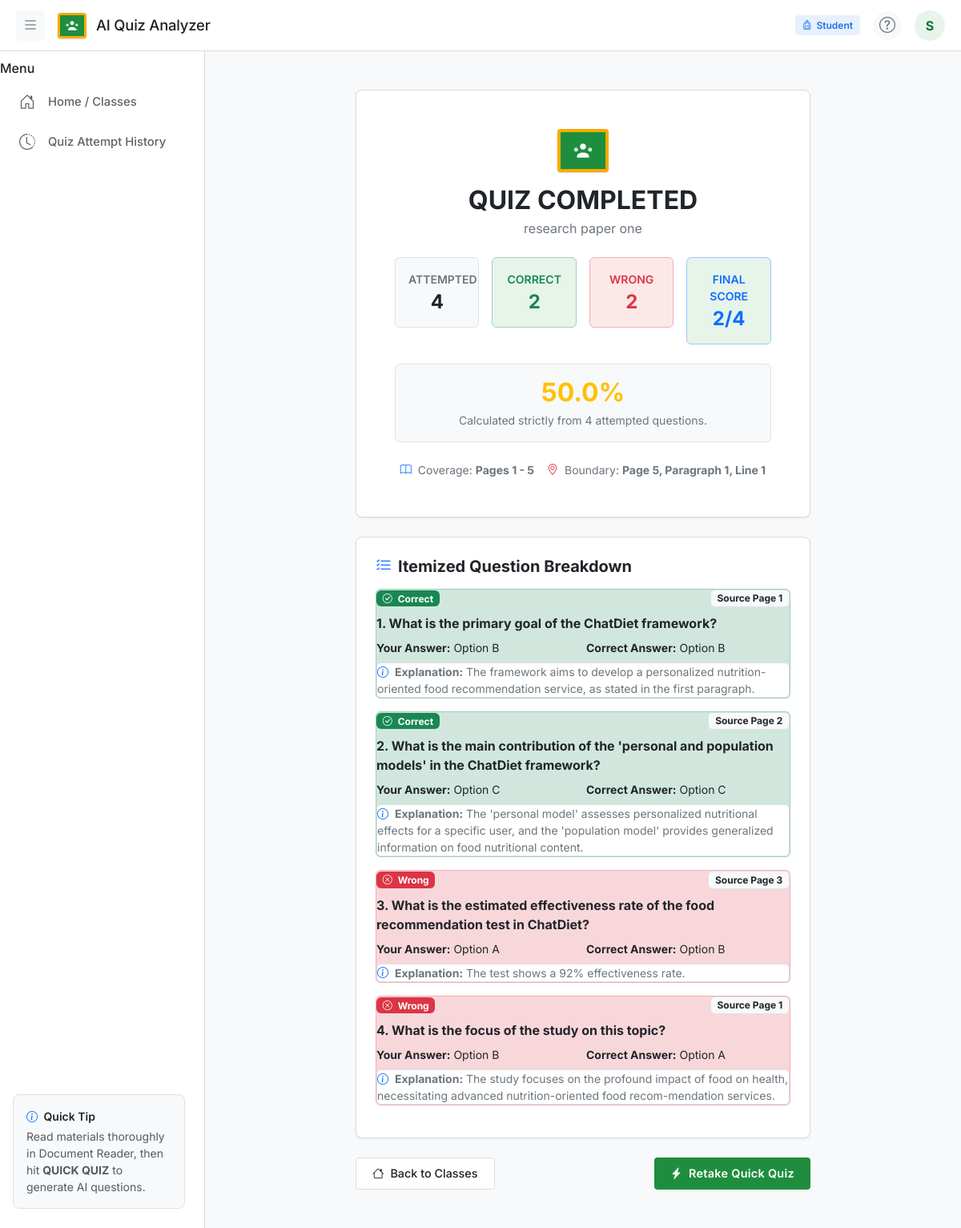
/quiz/attempt/30/result/ (signed in), run on the app's committed database.
### quiz_app/models.py (models this page shows, shortened)
class User(AbstractUser):
    ROLE_CHOICES = (
        ('TEACHER', 'Teacher'),
        ('STUDENT', 'Student'),
    )
    role = models.CharField(max_length=10, choices=ROLE_CHOICES, default='STUDENT')
    @property
    def is_teacher(self):
        return self.role == 'TEACHER'
    @property
    def is_student(self):
        return self.role == 'STUDENT'

class QuizAttempt(models.Model):
    STATUS_CHOICES = (
        ('IN_PROGRESS', 'In Progress'),
        ('COMPLETED', 'Completed'),
    )
    student = models.ForeignKey(User, on_delete=models.CASCADE, related_name='quiz_attempts')
    document = models.ForeignKey(Document, on_delete=models.CASCADE, related_name='quiz_attempts')
    confirmed_page = models.IntegerField()
    confirmed_paragraph = models.IntegerField(default=1)
    confirmed_line = models.IntegerField(default=1)
    started_at = models.DateTimeField(auto_now_add=True)
    completed_at = models.DateTimeField(null=True, blank=True)
    questions_attempted = models.IntegerField(default=0)
    correct_answers = models.IntegerField(default=0)
    wrong_answers = models.IntegerField(default=0)
    score = models.CharField(max_length=20, default='0/0')
    percentage = models.FloatField(default=0.0)
    status = models.CharField(max_length=20, choices=STATUS_CHOICES, default='IN_PROGRESS')
    class Meta:
        ordering = ['-started_at']

class Document(models.Model):
    FILE_TYPE_CHOICES = (
        ('PDF', 'PDF Document'),
        ('PPT', 'PPT Presentation'),
        ('PPTX', 'PPTX Presentation'),
    )
    STATUS_CHOICES = (
        ('PENDING', 'Pending Processing'),
        ('PROCESSING', 'Processing'),
        ('COMPLETED', 'AI Analysis Completed'),
        ('FAILED', 'Processing Failed'),
    )
    classroom = models.ForeignKey(ClassRoom, on_delete=models.CASCADE, related_name='documents')
    title = models.CharField(max_length=255)
    file = models.FileField(upload_to='documents/', null=True, blank=True)
    file_type = models.CharField(max_length=10, choices=FILE_TYPE_CHOICES, default='PDF')
    total_pages = models.IntegerField(default=0)
    upload_date = models.DateTimeField(auto_now_add=True)
    processing_status = models.CharField(max_length=20, choices=STATUS_CHOICES, default='PENDING')

class QuizQuestion(models.Model):
    quiz_attempt = models.ForeignKey(QuizAttempt, on_delete=models.CASCADE, related_name='questions')
    question_text = models.TextField()
    option_a = models.TextField()
    option_b = models.TextField()
    option_c = models.TextField()
    option_d = models.TextField()
    correct_answer = models.CharField(max_length=1)  # A, B, C, D
    student_answer = models.CharField(max_length=1, null=True, blank=True)
    source_page = models.IntegerField()
    explanation = models.TextField()
    is_image_based = models.BooleanField(default=False)
    created_at = models.DateTimeField(auto_now_add=True)
    def is_correct(self):
        return self.student_answer == self.correct_answer

### quiz_app/views.py (the view)
# urls.py: path('quiz/attempt/<int:attempt_id>/result/', views.quiz_result, name='quiz_result'),
@login_required
def quiz_result(request, attempt_id):
    if request.user.is_teacher:
        return redirect('teacher_reports')
    attempt = get_object_or_404(QuizAttempt, id=attempt_id, student=request.user)
    questions = attempt.questions.filter(student_answer__isnull=False)
    context = {
        'attempt': attempt,
        'questions': questions,
    }
    return render(request, 'quiz/quiz_result.html', context)

### templates/quiz/quiz_result.html (shortened to what this page needs)
{% extends 'base.html' %}
{% block content %}
<div class="py-3">
    <div class="row justify-content-center">
        <div class="col-lg-8">
            <div class="gc-card p-4 p-md-5 text-center mb-4">
                <div class="gc-chalkboard-logo mx-auto mb-3" style="width: 64px; height: 54px; border-width: 4px;">
                </div>
                <h2 class="fw-bold text-dark mb-1">QUIZ COMPLETED</h2>
                <p class="text-secondary mb-4">{{ attempt.document.title }}</p>
                <div class="row g-3 mb-4">
                    <div class="col-6 col-md-3">
                        <div class="p-3 bg-light rounded border">
                            <span class="small text-secondary text-uppercase fw-semibold d-block mb-1">Attempted</span>
                            <h4 class="fw-bold text-dark mb-0">{{ attempt.questions_attempted }}</h4>
                        </div>
                    </div>
                    <div class="col-6 col-md-3">
                        <div class="p-3 rounded border border-success-subtle" style="background: var(--gc-success-light);">
                            <span class="small text-success text-uppercase fw-semibold d-block mb-1">Correct</span>
                            <h4 class="fw-bold text-success mb-0">{{ attempt.correct_answers }}</h4>
                        </div>
                    </div>
                    <div class="col-6 col-md-3">
                        <div class="p-3 rounded border border-danger-subtle" style="background: var(--gc-red-light);">
                            <span class="small text-danger text-uppercase fw-semibold d-block mb-1">Wrong</span>
                            <h4 class="fw-bold text-danger mb-0">{{ attempt.wrong_answers }}</h4>
                        </div>
                    </div>
                    <div class="col-6 col-md-3">
                        <div class="p-3 rounded border border-primary-subtle" style="background: var(--gc-primary-light);">
                            <span class="small text-primary text-uppercase fw-semibold d-block mb-1">Final Score</span>
                            <h4 class="fw-bold text-primary mb-0">{{ attempt.score }}</h4>
                        </div>
                    </div>
                </div>
                <div class="p-3 rounded mb-4 border" style="background: var(--gc-bg);">
                    <h2 class="fw-bold mb-1 {% if attempt.percentage >= 75 %}text-success{% elif attempt.percentage >= 50 %}text-warning{% else %}text-danger{% endif %}">
                        {{ attempt.percentage }}%
                    </h2>
                    <p class="small text-secondary mb-0">Calculated strictly from {{ attempt.questions_attempted }} attempted questions.</p>
                </div>
                <div class="d-flex justify-content-center gap-3 flex-wrap text-secondary small">
                    <span><i class="bi bi-book text-primary me-1"></i> Coverage: <strong>Pages 1 - {{ attempt.confirmed_page }}</strong></span>
                    <span><i class="bi bi-geo-alt text-danger me-1"></i> Boundary: <strong>Page {{ attempt.confirmed_page }}, Paragraph {{ attempt.confirmed_paragraph }}, Line {{ attempt.confirmed_line }}</strong></span>
                </div>
            </div>
            <div class="gc-card p-4 mb-4">
                <h5 class="fw-bold text-dark mb-3"><i class="bi bi-list-check text-primary me-2"></i>Itemized Question Breakdown</h5>
                {% for q in questions %}
                    <div class="p-3.5 mb-3 rounded border {% if q.is_correct %}border-success-subtle bg-success-subtle{% else %}border-danger-subtle bg-danger-subtle{% endif %}" style="--bs-bg-opacity: 0.15;">
                        <div class="d-flex justify-content-between align-items-center mb-2">
                            <span class="badge {% if q.is_correct %}bg-success{% else %}bg-danger{% endif %} px-2.5 py-1">
                                {% if q.is_correct %}<i class="bi bi-check-circle me-1"></i> Correct{% else %}<i class="bi bi-x-circle me-1"></i> Wrong{% endif %}
                            </span>
                            <span class="badge bg-light text-dark border small">Source Page {{ q.source_page }}</span>
                        </div>
                        <h6 class="fw-bold text-dark mb-2" style="line-height: 1.5;">{{ forloop.counter }}. {{ q.question_text }}</h6>
                        <div class="row g-2 mb-2 small text-dark">
                            <div class="col-md-6">
                                <strong>Your Answer:</strong> Option {{ q.student_answer }}
                            </div>
                            <div class="col-md-6">
                                <strong>Correct Answer:</strong> Option {{ q.correct_answer }}
                            </div>
                        </div>
                        <div class="p-2.5 bg-white rounded border small text-secondary">
                            <i class="bi bi-info-circle text-primary me-1"></i> <strong>Explanation:</strong> {{ q.explanation }}
                        </div>
                    </div>
                {% empty %}
                    <p class="text-secondary small mb-0">No questions attempted in this quiz session.</p>
                {% endfor %}
            </div>
            <div class="d-flex justify-content-between">
                <a href="{% url 'student_dashboard' %}" class="btn-gc-secondary">
                    <i class="bi bi-house"></i> Back to Classes
                </a>
                <a href="{% url 'confirm_progress' attempt.document.id %}" class="btn-quick-quiz">
                    <i class="bi bi-lightning-charge-fill"></i> Retake Quick Quiz
                </a>
            </div>
        </div>
    </div>
</div>
{% endblock %}

### templates/components/topbar.html (shortened to what this page needs)
<header class="gc-header">
    <div class="d-flex align-items-center gap-3">
        {% if user.is_authenticated %}
        <button class="btn btn-light btn-sm border-0 text-secondary fs-5 p-1 px-2" type="button" onclick="toggleSidebar()" aria-label="Toggle Navigation">
            <i class="bi bi-list"></i>
        </button>
        {% endif %}
        <a class="gc-brand" href="{% url 'dashboard' %}">
            <div class="gc-chalkboard-logo">
            </div>
            <span class="gc-brand-title">AI Quiz Analyzer</span>
        </a>
    </div>
    {% if user.is_authenticated %}
    <div class="d-flex align-items-center gap-3">
        <span class="badge-gc-role {% if user.is_teacher %}badge-gc-teacher{% else %}badge-gc-student{% endif %} d-none d-md-inline-flex">
            <i class="bi {% if user.is_teacher %}bi-person-badge{% else %}bi-backpack{% endif %}"></i>
            {{ user.get_role_display }}
        </span>
        <button class="btn btn-light rounded-circle text-secondary p-1 d-none d-sm-flex align-items-center justify-content-center" style="width: 36px; height: 36px;" title="Help & Info" data-bs-toggle="modal" data-bs-target="#helpModal">
            <i class="bi bi-question-circle fs-5"></i>
        </button>
        <div class="dropdown">
            <button class="btn btn-light border-0 p-1 rounded-circle d-flex align-items-center justify-content-center" type="button" id="userMenuDropdown" data-bs-toggle="dropdown" aria-expanded="false" style="width: 38px; height: 38px; background: var(--gc-primary-light); color: var(--gc-primary-dark);">
                <span class="fw-bold fs-6">{{ user.username|first|upper }}</span>
            </button>
        </div>
    </div>
    {% endif %}
</header>

### static/css/classroom.css (style rules this page uses)
:root { --gc-primary: #1E8E3E; --gc-primary-hover: #137333; --gc-primary-light: #E6F4EA; --gc-primary-dark: #137333; --gc-bg: #F8F9FA; --gc-surface: #FFFFFF; --gc-surface-secondary: #F1F3F4; --gc-text-main: #202124; --gc-text-secondary: #5F6368; --gc-text-disabled: #9AA0A6; --gc-border: #DADCE0; --gc-border-light: #F1F3F4; --gc-blue: #1A73E8; --gc-blue-light: #E8F0FE; --gc-red: #D93025; --gc-red-light: #FCE8E6; --gc-yellow: #F9AB00; --gc-yellow-light: #FEF7E0; --gc-success: #188038; --gc-success-light: #E6F4EA; --gc-radius-sm: 4px; --gc-radius-md: 8px; --gc-radius-lg: 12px; --gc-shadow-sm: 0 1px 2px 0 rgba(60,64,67,0.15), 0 1px 3px 1px rgba(60,64,67,0.08); --gc-shadow-md: 0 1px 3px 0 rgba(60,64,67,0.2), 0 4px 8px 3px rgba(60,64,67,0.1); --gc-header-height: 64px; --gc-sidebar-width: 256px; }
body { font-family: 'Inter', -apple-system, BlinkMacSystemFont, Arial, sans-serif; background-color: var(--gc-bg); color: var(--gc-text-main); min-height: 100vh; margin: 0; padding: 0; display: flex; flex-direction: column; }
.gc-header { height: var(--gc-header-height); background-color: var(--gc-surface); border-bottom: 1px solid var(--gc-border); position: sticky; top: 0; z-index: 1020; padding: 0 1.25rem; display: flex; align-items: center; justify-content: space-between; }
.gc-brand { display: flex; align-items: center; gap: 0.75rem; text-decoration: none; color: var(--gc-text-main); font-weight: 500; font-size: 1.2rem; }
.gc-chalkboard-logo { width: 36px; height: 32px; background-color: #1E8E3E; border: 3px solid #F9AB00; border-radius: 4px; display: flex; align-items: center; justify-content: center; box-shadow: 0 1px 2px rgba(0,0,0,0.15); flex-shrink: 0; }
.gc-brand-title { color: var(--gc-text-main); font-size: 1.15rem; font-weight: 500; letter-spacing: -0.2px; }
.btn-gc-secondary { background-color: var(--gc-surface) !important; color: var(--gc-text-main) !important; font-weight: 500; font-size: 0.9rem; height: 40px; padding: 0 1.25rem; border-radius: var(--gc-radius-sm) !important; border: 1px solid var(--gc-border) !important; transition: background-color 0.15s ease; display: inline-flex; align-items: center; gap: 0.5rem; text-decoration: none; cursor: pointer; }
.btn-quick-quiz { background-color: var(--gc-primary); color: #FFFFFF !important; font-weight: 600; font-size: 0.9rem; letter-spacing: 0.3px; height: 40px; padding: 0 1.25rem; border-radius: var(--gc-radius-sm); border: none; display: inline-flex; align-items: center; gap: 0.5rem; text-decoration: none; transition: background-color 0.15s ease; }
.gc-card { background-color: var(--gc-surface); border: 1px solid var(--gc-border); border-radius: var(--gc-radius-md); box-shadow: 0 1px 2px 0 rgba(60,64,67,0.1); overflow: hidden; }
.badge-gc-role { font-size: 0.75rem; font-weight: 600; padding: 0.3em 0.75em; border-radius: 4px; display: inline-flex; align-items: center; gap: 0.35rem; }
.badge-gc-student { background-color: var(--gc-blue-light); color: var(--gc-blue); }

### data on the page
User: role "Student", username|first "S"
QuizAttempt: document "research paper one", questions_attempted "4", correct_answers "2", wrong_answers "2", score "2/4", percentage "50.0", confirmed_page "5", confirmed_paragraph "1", confirmed_line "1"
QuizQuestion: shows "Correct", source_page "1", question_text "What is the primary goal of the ChatDiet framework?", student_answer "B", correct_answer "B", explanation "The framework aims to develop a personalized nutrition-oriented food recommendation service, as stated in the first paragraph."
QuizQuestion: shows "Correct", source_page "2", question_text "What is the main contribution of the 'personal and population models' in the ChatDiet framework?", student_answer "C", correct_answer "C", explanation "The 'personal model' assesses personalized nutritional effects for a specific user, and the 'population model' provides generalized information on food nutritional content."
QuizQuestion: shows "Wrong", source_page "3", question_text "What is the estimated effectiveness rate of the food recommendation test in ChatDiet?", student_answer "A", correct_answer "B", explanation "The test shows a 92% effectiveness rate."
QuizQuestion: shows "Wrong", source_page "1", question_text "What is the focus of the study on this topic?", student_answer "B", correct_answer "A", explanation "The study focuses on the profound impact of food on health, necessitating advanced nutrition-oriented food recom-mendation services."
